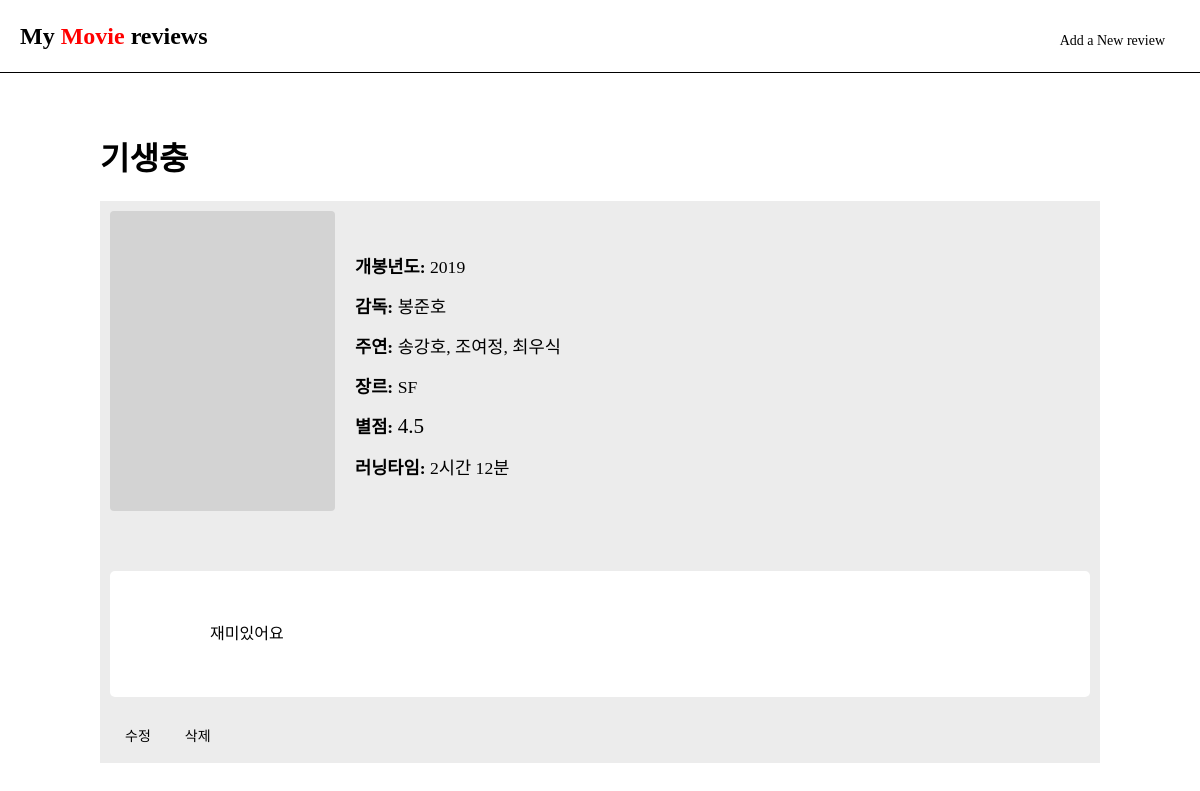
The page /review/2/ on the database its author committed.
### reviews/models.py (models this page shows, shortened)
class MovieReview(models.Model):
    title = models.CharField(max_length=100, verbose_name="영화 제목")
    release_year = models.IntegerField(verbose_name="개봉 년도")
    genre_choices = [
        ('SF', 'SF'),
        ('Comedy', '코미디'),
        ('Action', '액션'),
        ('Drama', '드라마'),
        ('Horror', '공포'),
        ('Thriller', '스릴러'),
        ('Fantasy', '판타지'),
        ('Animation', '애니메이션'),
        ('Romance', '로맨스'),
        ('Mystery', '미스터리'),
        ('Crime', '범죄'),
        ('Musical', '뮤지컬'),
    ]
    genre = models.CharField(max_length=50, choices=genre_choices)
    rating = models.FloatField(validators=[MinValueValidator(0.0), MaxValueValidator(5.0)])
    running_time_minutes = models.IntegerField()
    review_content = models.TextField()
    director = models.CharField(max_length=100, blank=True, null=True)
    actors = models.CharField(max_length=200,blank=True, null=True)
    created_at = models.DateTimeField(auto_now_add=True)
    updated_at = models.DateTimeField(auto_now=True)
    class Meta:
        ordering = ['-created_at']

### reviews/views.py (the view)
# urls.py: path('<int:pk>/', views.review_detail, name='review_detail'), # 리뷰 디테일 페이지
def review_detail(request, pk):
    review = get_object_or_404(MovieReview, pk=pk)
    hours = review.running_time_minutes // 60
    minutes = review.running_time_minutes % 60
    running_time_display = f"{hours}시간 {minutes}분" if hours > 0 else f"{minutes}분"
    return render(request, 'reviews/reviews_detail.html', {
        'review': review,
        'running_time_display': running_time_display
    })

### reviews/templates/reviews/reviews_detail.html (shortened to what this page needs)
<!DOCTYPE html>
<html lang="ko">
<head>
</head>
<body>
    <header>
        <h1><a href="{% url 'reviews:review_list' %}">My <span style="color: red;">Movie</span> reviews</a></h1>
        <nav>
            <a href="{% url 'reviews:review_create' %}" class="button">Add a New review</a>
        </nav>
    </header>
    <div class="container">
        <h1>{{ review.title }}</h1>
        <div class="movie-detail-container">
            <div class="movie-detail">
                <div class="movie-image">
                </div>
                <div class="movie-detail-info">
                    <p><strong>개봉년도:</strong> {{ review.release_year }}</p>
                    <p><strong>감독:</strong> {{ review.director|default:"정보 없음" }}</p>
                    <p><strong>주연:</strong> {{ review.actors|default:"정보 없음" }}</p>
                    <p><strong>장르:</strong> {{ review.genre }}</p>
                    <p><strong>별점:</strong>
                        <span class="stars">
                            {{ review.rating }}
                        </span>
                    </p>
                    <p><strong>러닝타임:</strong> {{ running_time_display }}</p>
                </div>
            </div>
            <div class="movie-detail-comment">
                <div class="movie-detail-review-content">
                    {{ review.review_content }}
                </div>
                <div style="text-align: left; margin-top: 20px;">
                    <a href="{% url 'reviews:review_update' review.pk %}" class="button">수정</a>
                    <form action="{% url 'reviews:review_delete' review.pk %}" method="post" style="display:inline;">
                        <button type="submit" class="button" onclick="return confirm('리뷰를 삭제하시겠습니까?');" style="background-color: rgb(236, 236, 236);">삭제</button>
                    </form>
                </div>
            </div>
        </div>
    </div>
</body>
</html>

### reviews/templates/reviews/reviews_detail.html (style rules this page uses)
body { margin: 0; padding: 0; background-color: white; }
.container { max-width: 1000px; margin: 20px auto; padding: 20px; }
header { background-color: white; color: black; padding: 15px 20px; display: flex; justify-content: space-between; align-items: center; box-shadow: 0 1px 0 0 black; }
header h1 { margin: 0; font-size: 24px; }
header a { color: black; text-decoration: none; }
nav { margin-top: 10px; }
nav a { margin-left: 20px; color: black; text-decoration: none; }
.button { display: inline-block; padding: 8px 15px; color: black; border: none; cursor: pointer; text-decoration: none; font-size: 14px; }
.stars { font-size: 1.2em; }
.movie-detail-container { background-color: rgb(236, 236, 236); display: flex; gap: 30px; margin-top: 20px; flex-wrap: wrap; flex-direction: column; padding: 10px; }
.movie-detail { display: flex; min-width: 250px; align-items: center; }
.movie-detail-info { padding-left: 20px; }
.movie-detail-comment { min-width: 300px; }
.movie-detail-info p { margin: 15px 0; font-size: 1.1em; }
.movie-detail-review-content { margin-top: 20px; line-height: 1.8; background-color: white; padding: 20px; border-radius: 5px; white-space: pre-wrap; }
.movie-image { width: 225px; height: 300px; object-fit: cover; border-radius: 4px; margin-bottom: 10px; background-color: lightgray; display: flex; align-items: center; justify-content: center; font-size: 0.9em; }

### rows shown on the page
MovieReview: title "기생충", release_year "2019", director "봉준호", actors "송강호, 조여정, 최우식", genre "SF", rating "4.5", review_content "재미있어요"

### other values the page prints
{{ running_time_display }} "2시간 12분"
